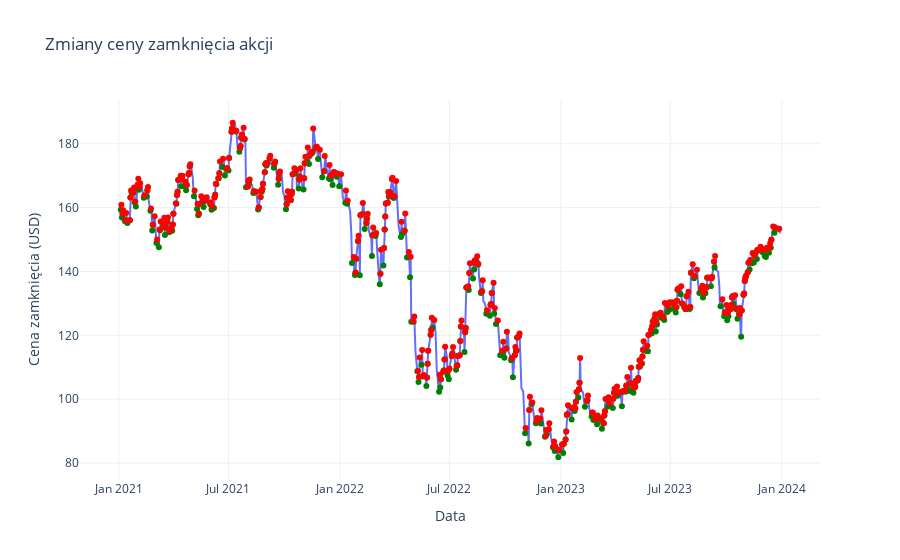

This figure's notebook cell:
### Markdown cell above
### Wizualizacja

### Code cell
def plot_signals(data):
    close_prices = data['Close']

    # Generowanie sygnałów kupna (jeśli następnego dnia cena rośnie)
    signals_buy = ((data['Close'].shift(-1) / data['Close']) > 1).astype(int)
    signals_buy = signals_buy.reset_index()
    highlight_buy = signals_buy[signals_buy['Close'] == 1]['Date']

    # Generowanie sygnałów sprzedaży (jeśli następnego dnia cena spada)
    signals_sell = ((data['Close'].shift(1) / data['Close']) < 1).astype(int)
    signals_sell = signals_sell.reset_index()
    highlight_sell = signals_sell[signals_sell['Close'] == 1]['Date']

    # Wykres interaktywny z użyciem Plotly
    fig = go.Figure()
    fig.add_trace(go.Scatter(x=close_prices.index, y=close_prices, mode='lines', name='Cena zamknięcia'))

    # Dodawanie zielonych punktów na określonych datach sygnałów kupna
    for date in highlight_buy:
        if date in data.index:
            fig.add_trace(go.Scatter(
                x=[date], 
                y=[data.loc[date, 'Close']], 
                mode='markers', 
                marker=dict(color='green', size=6), 
                name=f'Kup {date}'
            ))

    # Dodawanie czerwonych punktów na określonych datach sygnałów sprzedaży
    for date in highlight_sell:
        if date in data.index:
            fig.add_trace(go.Scatter(
                x=[date], 
                y=[data.loc[date, 'Close']], 
                mode='markers', 
                marker=dict(color='red', size=6), 
                name=f'Sprzedaj {date}'
            ))

    fig.update_layout(
        title='Zmiany ceny zamknięcia akcji',
        xaxis_title='Data',
        yaxis_title='Cena zamknięcia (USD)',
        template='plotly_white',
        showlegend=False
    )

    fig.show()


plot_signals(train_data)
